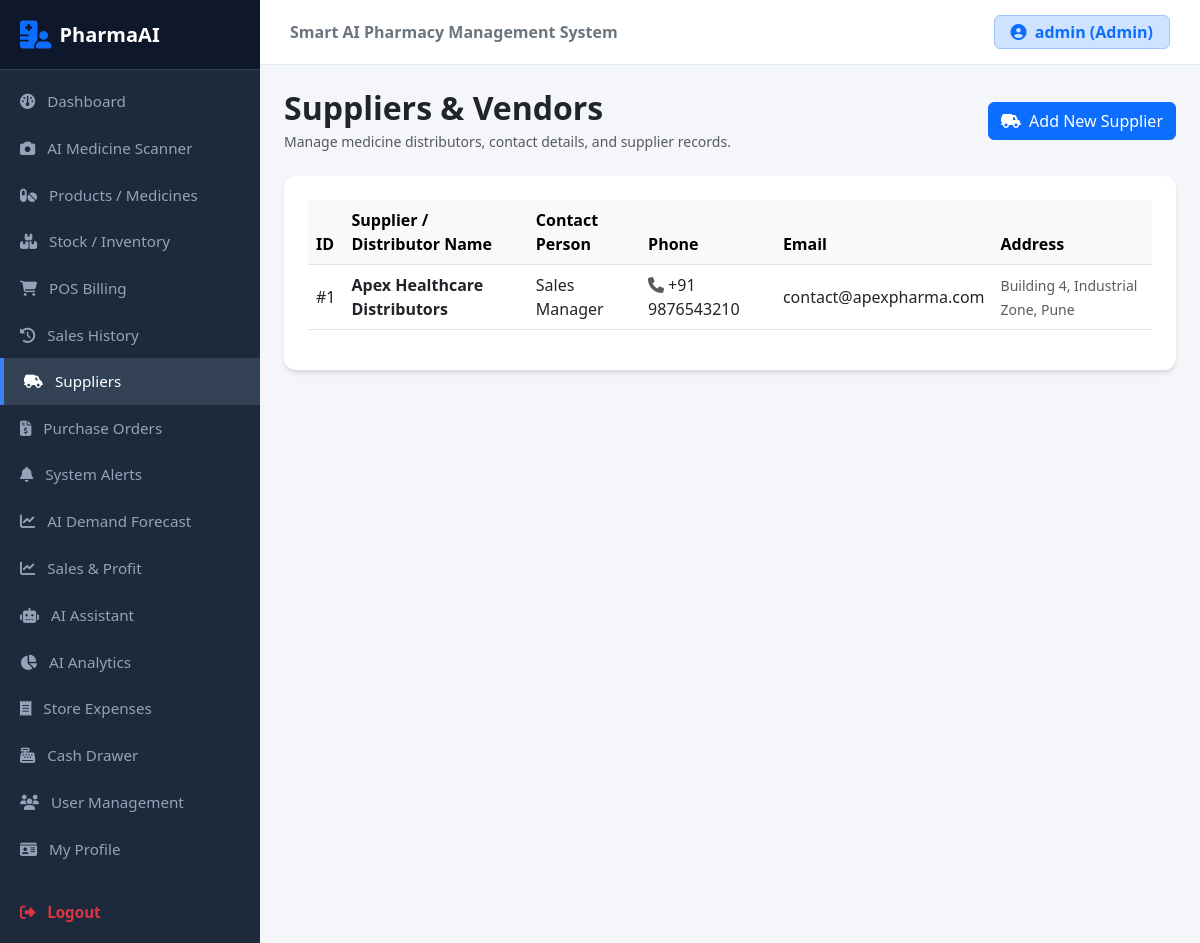
The page /suppliers (signed in) on the database its author committed.
### models.py (models this page shows, shortened)
class User(UserMixin, db.Model):
    id = db.Column(db.Integer, primary_key=True)
    username = db.Column(db.String(100), unique=True, nullable=False)
    email = db.Column(db.String(120), unique=True, nullable=True)
    password_hash = db.Column(db.String(255), nullable=False)
    role = db.Column(db.String(50), default='Staff')

class Supplier(db.Model):
    id = db.Column(db.Integer, primary_key=True)
    name = db.Column(db.String(150), nullable=False)
    contact_person = db.Column(db.String(100))
    phone = db.Column(db.String(20))
    email = db.Column(db.String(100))
    address = db.Column(db.Text)
    medicines = db.relationship('Medicine', backref='supplier', lazy=True)
    purchase_orders = db.relationship('PurchaseOrder', backref='supplier', lazy=True)

### app.py (the view, shortened to what this page needs)
@app.route('/suppliers', methods=['GET', 'POST'])
@login_required
def suppliers():
    all_suppliers = Supplier.query.all()
    return render_template('suppliers.html', suppliers=all_suppliers)

### app.py (called while the page is built)
@login_manager.user_loader
def load_user(user_id):
    return User.query.get(int(user_id))

### templates/suppliers.html (shortened to what this page needs)
{% extends "base.html" %}
{% block content %}
<div class="d-flex justify-content-between align-items-center mb-4">
    <div>
        <h2 class="fw-bold text-dark mb-1">Suppliers & Vendors</h2>
        <p class="text-muted small mb-0">Manage medicine distributors, contact details, and supplier records.</p>
    </div>
    <button class="btn btn-primary" data-bs-toggle="modal" data-bs-target="#addSupplierModal">
        <i class="fa-solid fa-truck-field me-1"></i> Add New Supplier
    </button>
</div>
<div class="card card-custom bg-white p-4">
    <div class="table-responsive">
        <table class="table table-hover align-middle">
            <thead class="table-light">
                <tr>
                    <th>ID</th>
                    <th>Supplier / Distributor Name</th>
                    <th>Contact Person</th>
                    <th>Phone</th>
                    <th>Email</th>
                    <th>Address</th>
                </tr>
            </thead>
            <tbody>
                {% for s in suppliers %}
                <tr>
                    <td>#{{ s.id }}</td>
                    <td><strong>{{ s.name }}</strong></td>
                    <td>{{ s.contact_person or 'N/A' }}</td>
                    <td><i class="fa-solid fa-phone me-1 text-muted"></i>{{ s.phone or 'N/A' }}</td>
                    <td>{{ s.email or 'N/A' }}</td>
                    <td><small class="text-muted">{{ s.address or 'N/A' }}</small></td>
                </tr>
                {% else %}
                <tr>
                    <td colspan="6" class="text-center text-muted py-4">No suppliers registered yet.</td>
                </tr>
                {% endfor %}
            </tbody>
        </table>
    </div>
</div>
{% endblock %}

### templates/base.html (shortened to what this page needs)
<!DOCTYPE html>
<html lang="en">
<head>
    <link href="https://cdn.jsdelivr.net/npm/bootstrap@5.3.0/dist/css/bootstrap.min.css" rel="stylesheet">
    <link rel="stylesheet" href="https://cdnjs.cloudflare.com/ajax/libs/font-awesome/6.4.0/css/all.min.css">
</head>
<body>
<div class="d-flex">
    <nav id="sidebar">
        <div class="logo-details">
            <i class="fa-solid fa-hospital-user text-primary fs-3 me-2"></i>
            <span class="fs-5 fw-bold text-white">PharmaAI</span>
        </div>
        <div class="list-group list-group-flush py-2">
            <a href="{{ url_for('dashboard') }}" class="list-group-item list-group-item-action bg-transparent">
                <i class="fa-solid fa-gauge me-2"></i> Dashboard
            </a>
            <a href="{{ url_for('scanner') }}" class="list-group-item list-group-item-action bg-transparent">
                <i class="fa-solid fa-camera me-2"></i> AI Medicine Scanner
            </a>
            <a href="{{ url_for('products') }}" class="list-group-item list-group-item-action bg-transparent">
                <i class="fa-solid fa-pills me-2"></i> Products / Medicines
            </a>
            <a href="{{ url_for('inventory') }}" class="list-group-item list-group-item-action bg-transparent">
                <i class="fa-solid fa-boxes-stacked me-2"></i> Stock / Inventory
            </a>
            <a href="{{ url_for('pos') }}" class="list-group-item list-group-item-action bg-transparent">
                <i class="fa-solid fa-cart-shopping me-2"></i> POS Billing
            </a>
            <a href="{{ url_for('sales_history') }}" class="list-group-item list-group-item-action bg-transparent">
                <i class="fa-solid fa-clock-rotate-left me-2"></i> Sales History
            </a>
            <a href="{{ url_for('suppliers') }}" class="list-group-item list-group-item-action bg-transparent">
                <i class="fa-solid fa-truck-field me-2"></i> Suppliers
            </a>
            <a href="{{ url_for('purchase_orders') }}" class="list-group-item list-group-item-action bg-transparent">
                <i class="fa-solid fa-file-invoice-dollar me-2"></i> Purchase Orders
            </a>
            <a href="{{ url_for('alerts') }}" class="list-group-item list-group-item-action bg-transparent">
                <i class="fa-solid fa-bell me-2"></i> System Alerts
            </a>
            <a href="{{ url_for('forecast') }}" class="list-group-item list-group-item-action bg-transparent">
                <i class="fa-solid fa-chart-line me-2"></i> AI Demand Forecast
            </a>
            <a href="{{ url_for('sales_profit') }}" class="list-group-item list-group-item-action bg-transparent"><i class="fa-solid fa-chart-line me-2"></i> Sales & Profit</a>
            <a href="{{ url_for('assistant') }}" class="list-group-item list-group-item-action bg-transparent"><i class="fa-solid fa-robot me-2"></i> AI Assistant</a>
            <a href="{{ url_for('analytics') }}" class="list-group-item list-group-item-action bg-transparent">
                <i class="fa-solid fa-chart-pie me-2"></i> AI Analytics
            </a>
            <a href="{{ url_for('expenses') }}" class="list-group-item list-group-item-action bg-transparent">
                <i class="fa-solid fa-receipt me-2"></i> Store Expenses
            </a>
            <a href="{{ url_for('cash_drawer') }}" class="list-group-item list-group-item-action bg-transparent">
                <i class="fa-solid fa-cash-register me-2"></i> Cash Drawer
            </a>
            <a href="{{ url_for('users_page') }}" class="list-group-item list-group-item-action bg-transparent">
                <i class="fa-solid fa-users me-2"></i> User Management
            </a>
            <a href="{{ url_for('profile') }}" class="list-group-item list-group-item-action bg-transparent">
                <i class="fa-solid fa-id-card me-2"></i> My Profile
            </a>
            <a href="{{ url_for('logout') }}" class="list-group-item list-group-item-action bg-transparent text-danger fw-semibold mt-3">
                <i class="fa-solid fa-right-from-bracket me-2"></i> Logout
            </a>
        </div>
    </nav>
    <div class="main-wrapper d-flex flex-column">
        <header class="top-navbar d-flex justify-content-between align-items-center">
            <span class="fw-semibold text-secondary">Smart AI Pharmacy Management System</span>
            <div class="d-flex align-items-center gap-3">
                {% if current_user.is_authenticated %}
                <span class="badge bg-primary-subtle text-primary border border-primary-subtle fs-6 py-2 px-3">
                    <i class="fa-solid fa-user-circle me-1"></i> {{ current_user.username }} ({{ current_user.role or 'Staff' }})
                </span>
                {% endif %}
            </div>
        </header>
        <main class="p-4 flex-grow-1">
            {% block content %}{% endblock %}
        </main>
    </div>
</div>
</body>
</html>

### templates/base.html (style rules this page uses)
body { background-color: #f4f6f9; font-family: 'Segoe UI', Tahoma, Geneva, Verdana, sans-serif; }
#sidebar { min-width: 260px; max-width: 260px; min-height: 100vh; background: #1e293b; color: #fff; transition: all 0.3s; }
#sidebar .logo-details { height: 70px; display: flex; align-items: center; padding: 0 20px; background: #0f172a; border-bottom: 1px solid #334155; }
#sidebar .list-group-item { color: #94a3b8; font-size: 0.95rem; border: none; padding: 12px 20px; transition: all 0.2s ease-in-out; }
#sidebar .list-group-item:hover, #sidebar .list-group-item.active { color: #ffffff; background-color: #334155 !important; border-left: 4px solid #3b82f6; }
.main-wrapper { width: 100%; overflow-x: hidden; }
.top-navbar { background: #ffffff; border-bottom: 1px solid #e2e8f0; padding: 15px 30px; }
.card-custom { border: none; border-radius: 12px; box-shadow: 0 4px 6px -1px rgba(0, 0, 0, 0.1), 0 2px 4px -1px rgba(0, 0, 0, 0.06); }

### rows shown on the page
User: username "admin", role "Admin"
Supplier: id "1", name "Apex Healthcare Distributors", contact_person "Sales Manager", phone "+91 9876543210", email "contact@apexpharma.com", address "Building 4, Industrial Zone, Pune"
